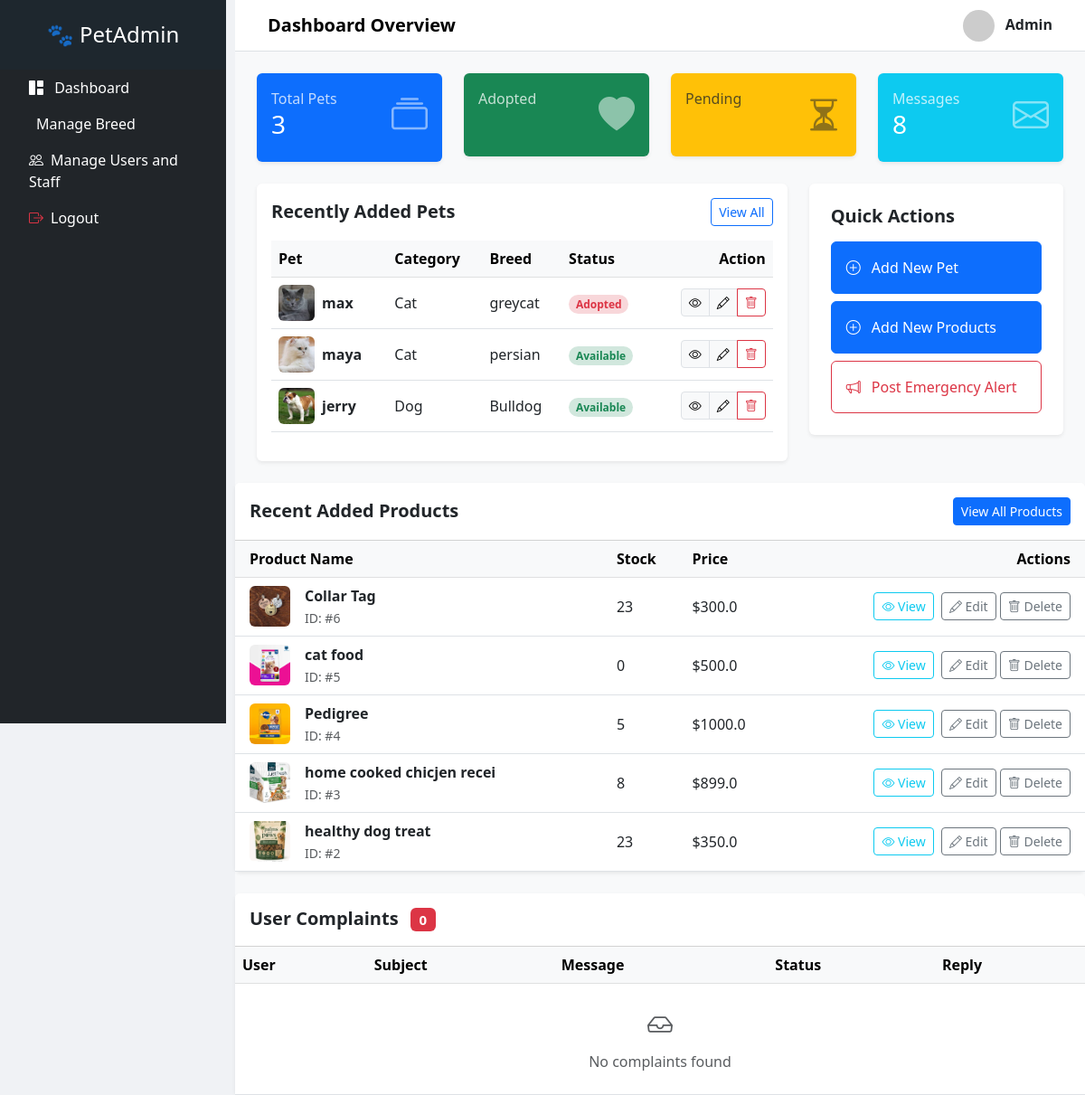
Before: /admindash (signed in) with the older database file.
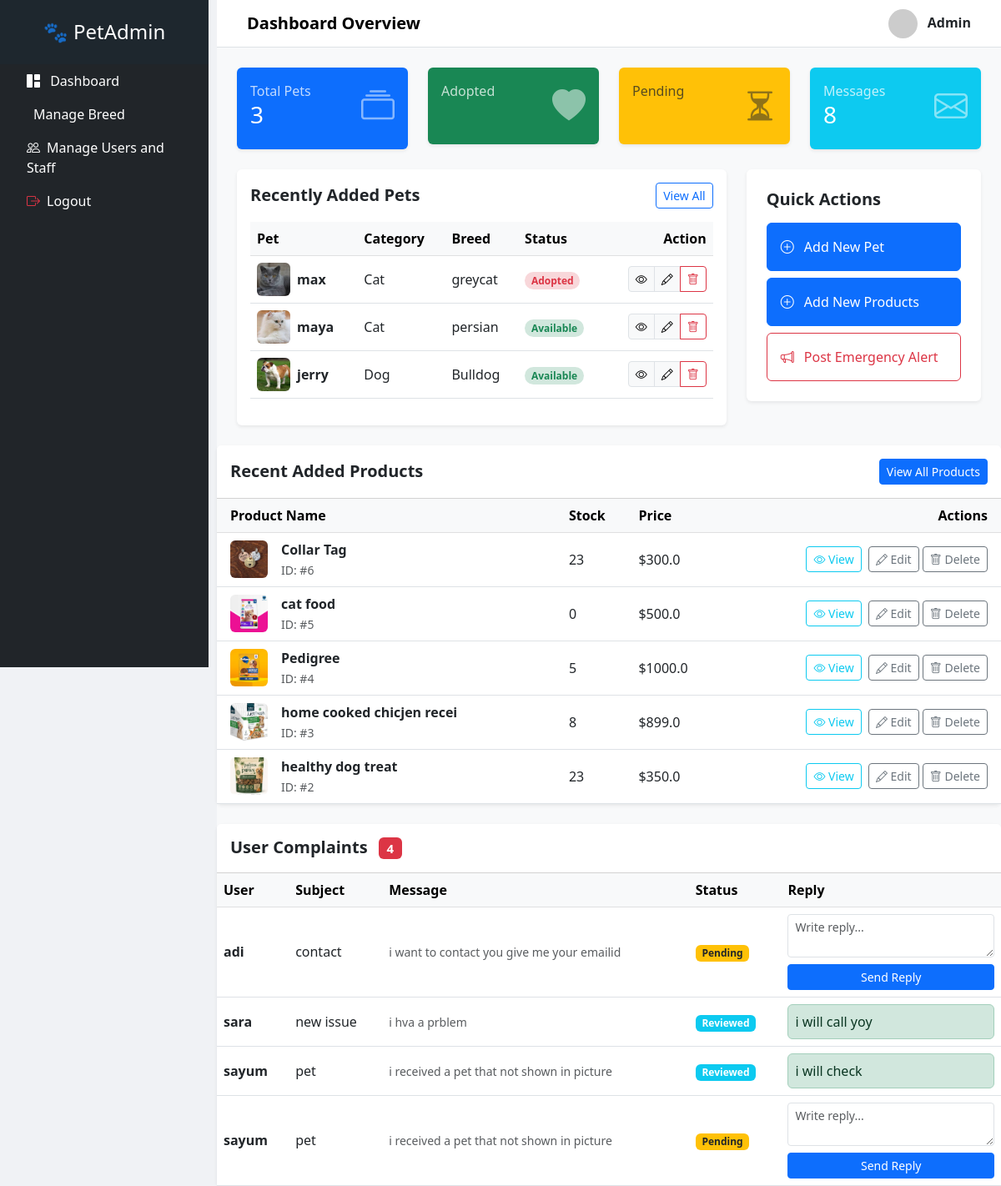
After: the same page with the newer database file.
### petoperation/models.py (models this page shows, shortened)
class Pet(models.Model):
    pet_name=models.CharField(max_length=30)
    pet_img=models.ImageField(upload_to='don_petimg')
    pet_cat=models.ForeignKey(Category,on_delete=models.CASCADE)
    pet_breed=models.ForeignKey(Breed,on_delete=models.CASCADE)
    pet_age=models.IntegerField()
    price=models.FloatField(blank=True,null=True)
    pet_location=models.CharField(max_length=50)
    pet_vaccinated=models.BooleanField(default=False)
    pet_desc=models.TextField()
    pet_reason=models.CharField(max_length=100)
    posted_date=models.DateTimeField(auto_now_add=True)
    status=models.CharField(max_length=50,choices=(('available','Available'),('adopted','Adopted')),
                            default='available')
    user=models.ForeignKey(CustomUser,on_delete=models.CASCADE)

class Category(models.Model):
    name=models.CharField(max_length=50)
    image=models.ImageField(upload_to='petcategory')

class Breed(models.Model):
    cat=models.ForeignKey(Category,on_delete=models.CASCADE)
    breed_name=models.CharField(max_length=30)

### pet_ecommerce/models.py (models this page shows, shortened)
class Product(models.Model):
    user = models.ForeignKey(
        CustomUser,
        on_delete=models.CASCADE)
    name=models.CharField(max_length=25)
    price=models.FloatField()
    img = models.ImageField(upload_to='products')
    cat = models.ForeignKey(Category_product,on_delete=models.CASCADE,null=True)
    stock=models.IntegerField()
    size=models.IntegerField()
    pro_desc=models.TextField(blank=True)

### accounts/models.py (models this page shows, shortened)
class Complaint(models.Model):
   TYPE_CHOICES = (
        ('user', 'User Complaint'),
        ('staff', 'Staff Complaint'),
       ('donor', 'Donor Complaint'),
    )
   type = models.CharField(
        max_length=10,
        choices=TYPE_CHOICES,
        default='user'
    )
   STATUS_CHOICES = (
        ('pending', 'Pending'),
        ('reviewed', 'Reviewed'),
        ('resolved', 'Resolved'),
    )
   user = models.ForeignKey(CustomUser, on_delete=models.CASCADE)
   subject = models.CharField(max_length=200)
   message = models.TextField()
   status = models.CharField(max_length=20, choices=STATUS_CHOICES, default='pending')
   admin_reply = models.TextField(blank=True, null=True)
   created_at = models.DateTimeField(auto_now_add=True)

class CustomUser(AbstractUser):
    username = models.CharField(max_length=20, unique=True)
    email = models.EmailField(unique=True)
    ROLE_CHOICES = (
        ('admin', 'Admin'),
        ('staff', 'Staff'),
        ('donor', 'Donor'),
        ('user','User')
    )
    role = models.CharField(
        max_length=10, choices=ROLE_CHOICES, default='user')
    is_blocked=models.BooleanField(default=False)

### accounts/views.py (the view)
# urls.py: path('admindash',admindashboard,name="admindashboard"),
@login_required(login_url='/accounts/login')
def admindashboard(request):
    if not request.user.is_superuser:
        return redirect('Error')
    total_pets=Pet.objects.count()
    adopted_pets=Pet.objects.filter(status='adopted').count()
    products=Product.objects.all().order_by('-id')[:5]
    pets=Pet.objects.all().order_by('-id')[:5]
    complaints = Complaint.objects.all().order_by('-created_at')
    return render(request, 'admindash.html',{'pets':pets,'total_pets':total_pets,'adopted_pets':adopted_pets,'products':products,'complaints':complaints})

### Templates/admindash.html (shortened to what the changed rows need)
{% load static %}
<!DOCTYPE html>
<html lang="en">
<head>
    <link href="https://cdn.jsdelivr.net/npm/bootstrap@5.3.0/dist/css/bootstrap.min.css" rel="stylesheet">
    <link rel="stylesheet" href="https://cdn.jsdelivr.net/npm/bootstrap-icons@1.11.0/font/bootstrap-icons.css">
    <link rel="stylesheet" href="{% static 'css/admindash.css' %}">
</head>
<body>
<div class="d-flex">
<div class="flex-fill bg-light" style="margin-left:260px; min-height:100vh;">
        <div class="p-4">
            <div class="row g-4">
                <div class="col-lg-8">
                    <div class="card border-0 shadow-sm p-3">
                        <div class="table-responsive">
                            <table class="table table-hover align-middle">
                                <thead class="table-light">
                                    <tr>
                                        <th>Pet</th>
                                        <th>Category</th>
                                        <th>Breed</th>
                                        <th>Status</th>
                                        <th class="text-end">Action</th>
                                    </tr>
                                </thead>
                                <tbody>
                                    {% for pet in pets %}
                                    <tr>
                                        <td>
                                            <div class="d-flex align-items-center">
                                                <img src="{% if pet.pet_img %}{{ pet.pet_img.url }}{% else %}https://via.placeholder.com/40{% endif %}"
                                                     class="rounded me-2" style="width: 40px; height: 40px; object-fit: cover;">
                                                <span class="fw-semibold">{{ pet.pet_name }}</span>
                                            </div>
                                        </td>
                                        <td>{{ pet.pet_cat.name }}</td>
                                        <td>{{ pet.pet_breed.breed_name }}</td>
                                        <td>
                                            {% if pet.status == 'available' %}
                                                <span class="badge rounded-pill bg-success-subtle text-success">Available</span>
                                            {% else %}
                                                <span class="badge rounded-pill bg-danger-subtle text-danger">Adopted</span>
                                            {% endif %}
                                        </td>
                                        <td class="text-end">
                                            <div class="btn-group">
                                                 <a href="{% url 'petoperation:view_allpet' pet.id %}" class="btn btn-sm btn-light border"><i class="bi bi-eye"></i></a>
                                                <a href="{% url 'petoperation:updatepetadmin' pet.id %}" class="btn btn-sm btn-light border"><i class="bi bi-pencil"></i></a>
                                                <a href="{% url 'petoperation:delete_pet_admin' pet.id %}" class="btn btn-sm btn-outline-danger"><i class="bi bi-trash"></i></a>
                                            </div>
                                        </td>
                                    </tr>
                                    {% empty %}
                                    <tr>
                                        <td colspan="5" class="text-center py-4 text-muted">No pets available</td>
                                    </tr>
                                    {% endfor %}
                                </tbody>
                            </table>
                        </div>
                    </div>
                </div>
            </div>
        </div>
    <div class="card shadow-sm border-0">
      <div class="table-responsive">
        <table class="table table-hover align-middle mb-0">
          <thead class="table-light">
            <tr>
              <th scope="col" class="ps-3">Product Name</th>
                 <th scope="col">Stock</th>
              <th scope="col">Price</th>
              <th scope="col" class="text-end pe-3">Actions</th>
            </tr>
          </thead>
          <tbody>
            {% for product in products %}
            <tr>
              <td class="ps-3">
                <div class="d-flex align-items-center">
                  {% if product.img %}
                    <img src="{{ product.img.url }}" alt="{{ product.name }}" class="rounded me-3" width="45" height="45" style="object-fit: cover;">
                  {% else %}
                    <div class="bg-secondary text-white rounded d-flex align-items-center justify-content-center me-3" style="width: 45px; height: 45px;">
                      <i class="bi bi-image"></i>
                    </div>
                  {% endif %}
                  <div>
                    <span class="fw-semibold d-block">{{ product.name }}</span>
                    <small class="text-muted">ID: #{{ product.id }}</small>
                  </div>
                </div>
              </td>
              <td>{{product.stock}}</td>
              <td>${{ product.price }}</td>
              <td class="text-end pe-3">
                <a href="{% url 'staff_view' product.id %}" class="btn btn-sm btn-outline-info me-1">
                  <i class="bi bi-eye"></i> View
                </a>
                <a href="{% url 'edit_product' product.id %}" class="btn btn-sm btn-outline-secondary">
                  <i class="bi bi-pencil"></i> Edit
                </a>
                 <a href="{% url 'delete_product' product.id %}" class="btn btn-sm btn-outline-secondary">
                  <i class="bi bi-trash"></i> Delete
                </a>
              </td>
            </tr>
            {% endfor %}
          </tbody>
        </table>
      </div>
    </div>
<div class="card shadow-sm border-0 mt-4">
  <div class="card-header bg-white py-3 d-flex justify-content-between align-items-center">
    <h5 class="mb-0 text-dark fw-bold">
      User Complaints
      <span class="badge bg-danger ms-2">{{ complaints|length }}</span>
    </h5>
  </div>
  <div class="table-responsive">
    <table class="table table-hover align-middle mb-0">
      <thead class="table-light">
        <tr>
          <th>User</th>
          <th>Subject</th>
          <th>Message</th>
          <th>Status</th>
          <th>Reply</th>
        </tr>
      </thead>
      <tbody>
        {% for c in complaints %}
        <tr>
          <td>
            <div class="fw-semibold">{{ c.user.username }}</div>
          </td>
          <td>{{ c.subject }}</td>
          <td>
            <small class="text-muted">
              {{ c.message|truncatechars:50 }}
            </small>
          </td>
          <td>
            {% if c.status == "pending" %}
              <span class="badge bg-warning text-dark">Pending</span>
            {% elif c.status == "reviewed" %}
              <span class="badge bg-info">Reviewed</span>
            {% else %}
              <span class="badge bg-success">Resolved</span>
            {% endif %}
          </td>
          <td>
            {% if c.admin_reply %}
              <div class="alert alert-success p-2 mb-0">
                {{ c.admin_reply }}
              </div>
            {% else %}
              <form method="post" action="{% url 'reply_complaint' c.id %}">
                <textarea name="reply" rows="2"
                  class="form-control form-control-sm mb-2"
                  placeholder="Write reply..."></textarea>
                <button type="submit"
                  class="btn btn-sm btn-primary w-100">
                  Send Reply
                </button>
              </form>
            {% endif %}
          </td>
        </tr>
        {% empty %}
        <tr>
          <td colspan="5" class="text-center py-4 text-muted">
            <i class="bi bi-inbox d-block fs-3 mb-2"></i>
            No complaints found
          </td>
        </tr>
        {% endfor %}
      </tbody>
    </table>
  </div>
</div>
    </div>
</div>
</body>
</html>

Changed rows visible on the page:
added Complaint: user.username "adi", subject "contact", message "i want to contact you give me your emailid", status "Pending"
added Complaint: user.username "sara", subject "new issue", message "i hva a prblem", status "Reviewed", admin_reply "i will call yoy"
added Complaint: user.username "sayum", subject "pet", message "i received a pet that not shown in picture", status "Reviewed", admin_reply "i will check"
added Complaint: user.username "sayum", subject "pet", message "i received a pet that not shown in picture", status "Pending"
Other visible differences:
{{ complaints|length }}: "0" → "4"
text no longer shown: "No complaints found"
